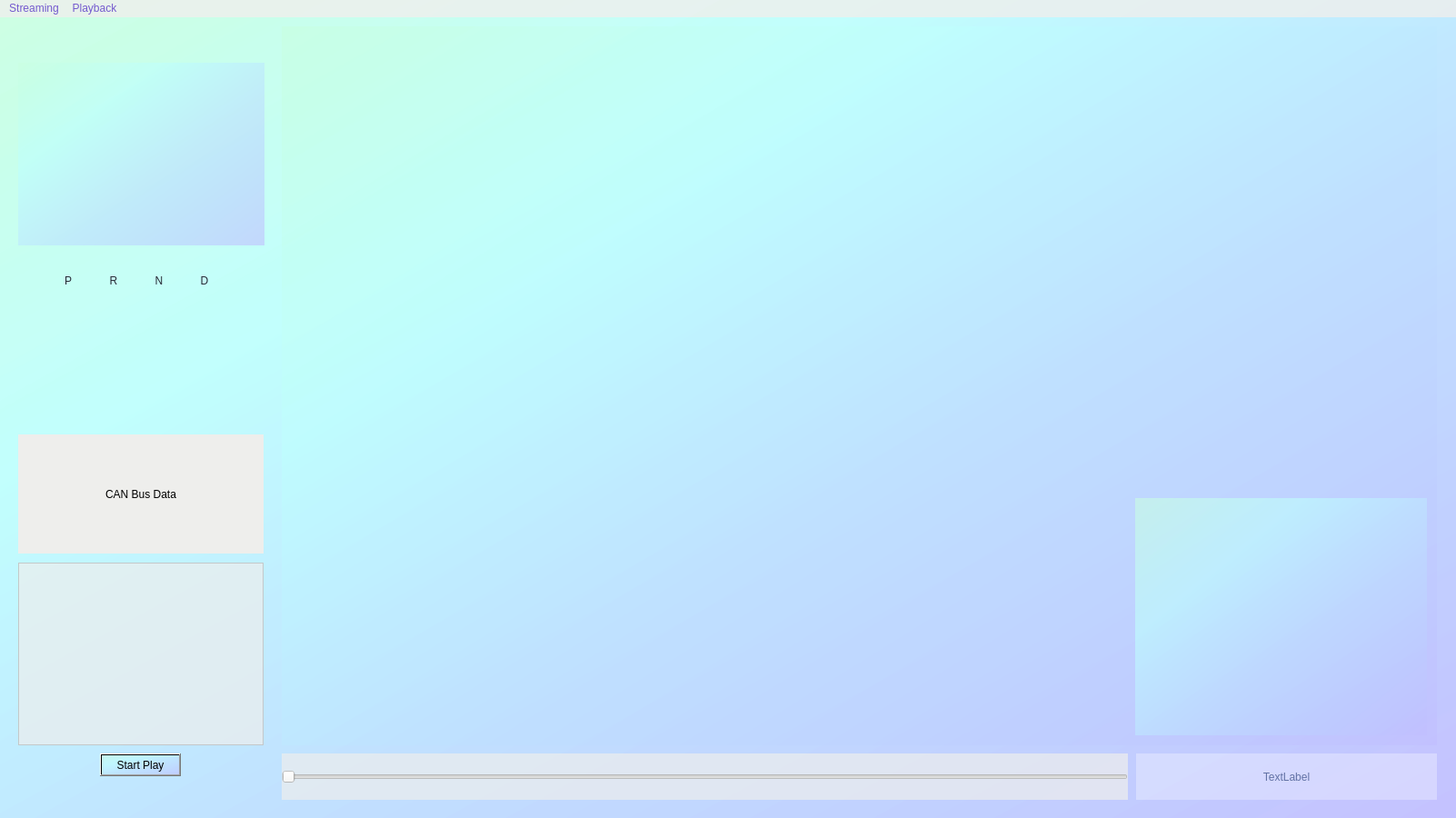
<?xml version="1.0" encoding="UTF-8"?>
<ui version="4.0">
 <class>MainWindow</class>
 <widget class="QMainWindow" name="MainWindow">
  <property name="geometry">
   <rect>
    <x>0</x>
    <y>0</y>
    <width>1602</width>
    <height>900</height>
   </rect>
  </property>
  <property name="windowTitle">
   <string>MainWindow</string>
  </property>
  <property name="styleSheet">
   <string notr="true">background : qlineargradient(spread:pad, x1:0, y1:0, x2:1, y2:1, stop:0 rgba(201, 255, 224, 152), stop:0.293532 rgba(190, 255, 254, 155), stop:0.587065 rgba(190, 223, 255, 155), stop:0.840796 rgba(190, 203, 255, 155), stop:0.995025 rgba(193, 190, 255, 155))</string>
  </property>
  <widget class="QWidget" name="centralwidget">
   <widget class="QLabel" name="label_5">
    <property name="geometry">
     <rect>
      <x>20</x>
      <y>459</y>
      <width>270</width>
      <height>131</height>
     </rect>
    </property>
    <property name="styleSheet">
     <string notr="true">background-color: rgb(238, 238, 236);</string>
    </property>
    <property name="text">
     <string>CAN Bus Data</string>
    </property>
    <property name="alignment">
     <set>Qt::AlignCenter</set>
    </property>
   </widget>
   <widget class="QLabel" name="label_7">
    <property name="geometry">
     <rect>
      <x>1250</x>
      <y>810</y>
      <width>331</width>
      <height>51</height>
     </rect>
    </property>
    <property name="styleSheet">
     <string notr="true">background-color: rgba(255,255,255,80);
color: rgb(98, 114, 164);</string>
    </property>
    <property name="text">
     <string>TextLabel</string>
    </property>
    <property name="alignment">
     <set>Qt::AlignCenter</set>
    </property>
   </widget>
   <widget class="QSlider" name="horizontalSlider">
    <property name="geometry">
     <rect>
      <x>310</x>
      <y>810</y>
      <width>931</width>
      <height>51</height>
     </rect>
    </property>
    <property name="styleSheet">
     <string notr="true">color: rgb(238, 238, 236);
background-color: rgba(238, 238, 236, 180);</string>
    </property>
    <property name="orientation">
     <enum>Qt::Horizontal</enum>
    </property>
   </widget>
   <widget class="QPushButton" name="pushButton">
    <property name="geometry">
     <rect>
      <x>110</x>
      <y>810</y>
      <width>89</width>
      <height>25</height>
     </rect>
    </property>
    <property name="text">
     <string>Start Play</string>
    </property>
   </widget>
   <widget class="QListWidget" name="label_3">
    <property name="geometry">
     <rect>
      <x>20</x>
      <y>600</y>
      <width>270</width>
      <height>201</height>
     </rect>
    </property>
    <property name="styleSheet">
     <string notr="true">background-color: rgba(238, 238, 236, 180);</string>
    </property>
   </widget>
   <widget class="QWidget" name="gridLayoutWidget">
    <property name="geometry">
     <rect>
      <x>20</x>
      <y>50</y>
      <width>271</width>
      <height>201</height>
     </rect>
    </property>
    <layout class="QGridLayout" name="gridLayout"/>
   </widget>
   <widget class="QWidget" name="gridLayoutWidget_2">
    <property name="geometry">
     <rect>
      <x>310</x>
      <y>10</y>
      <width>1271</width>
      <height>791</height>
     </rect>
    </property>
    <layout class="QGridLayout" name="gridLayout_2"/>
   </widget>
   <widget class="QWidget" name="gridLayoutWidget_3">
    <property name="geometry">
     <rect>
      <x>1249</x>
      <y>529</y>
      <width>321</width>
      <height>261</height>
     </rect>
    </property>
    <layout class="QGridLayout" name="gridLayout_3"/>
   </widget>
   <widget class="QLabel" name="P_label">
    <property name="geometry">
     <rect>
      <x>50</x>
      <y>270</y>
      <width>50</width>
      <height>40</height>
     </rect>
    </property>
    <property name="styleSheet">
     <string notr="true">font: 75 30pt &quot;Ubuntu Mono&quot;;
color: rgb(40, 42, 54);
background-color: rgba(255, 255, 255,0);psql -h localhost -p 5432 -U diva -d &quot;diva&quot;</string>
    </property>
    <property name="text">
     <string>P</string>
    </property>
    <property name="alignment">
     <set>Qt::AlignCenter</set>
    </property>
   </widget>
   <widget class="QLabel" name="R_label">
    <property name="geometry">
     <rect>
      <x>100</x>
      <y>270</y>
      <width>50</width>
      <height>40</height>
     </rect>
    </property>
    <property name="styleSheet">
     <string notr="true">font: 75 30pt &quot;Ubuntu Mono&quot;;
color: rgb(40, 42, 54);
background-color: rgba(255, 255, 255,0);psql -h localhost -p 5432 -U diva -d &quot;diva&quot;</string>
    </property>
    <property name="text">
     <string>R</string>
    </property>
    <property name="alignment">
     <set>Qt::AlignCenter</set>
    </property>
   </widget>
   <widget class="QLabel" name="N_label">
    <property name="geometry">
     <rect>
      <x>150</x>
      <y>270</y>
      <width>50</width>
      <height>40</height>
     </rect>
    </property>
    <property name="styleSheet">
     <string notr="true">font: 75 30pt &quot;Ubuntu Mono&quot;;
color: rgb(40, 42, 54);
background-color: rgba(255, 255, 255,0);psql -h localhost -p 5432 -U diva -d &quot;diva&quot;</string>
    </property>
    <property name="text">
     <string>N</string>
    </property>
    <property name="alignment">
     <set>Qt::AlignCenter</set>
    </property>
   </widget>
   <widget class="QLabel" name="D_label">
    <property name="geometry">
     <rect>
      <x>200</x>
      <y>270</y>
      <width>50</width>
      <height>40</height>
     </rect>
    </property>
    <property name="styleSheet">
     <string notr="true">font: 75 30pt &quot;Ubuntu Mono&quot;;
color: rgb(40, 42, 54);
background-color: rgba(255, 255, 255,0);psql -h localhost -p 5432 -U diva -d &quot;diva&quot;</string>
    </property>
    <property name="text">
     <string>D</string>
    </property>
    <property name="alignment">
     <set>Qt::AlignCenter</set>
    </property>
   </widget>
   <widget class="QLabel" name="label">
    <property name="geometry">
     <rect>
      <x>170</x>
      <y>340</y>
      <width>80</width>
      <height>80</height>
     </rect>
    </property>
    <property name="styleSheet">
     <string notr="true">background-color: rgba(255, 255, 255,0)</string>
    </property>
    <property name="text">
     <string/>
    </property>
    <property name="pixmap">
     <pixmap>rightarrowbefore.png</pixmap>
    </property>
   </widget>
   <widget class="QLabel" name="label_2">
    <property name="geometry">
     <rect>
      <x>50</x>
      <y>340</y>
      <width>80</width>
      <height>80</height>
     </rect>
    </property>
    <property name="styleSheet">
     <string notr="true">background-color: rgba(255, 255, 255,0)</string>
    </property>
    <property name="text">
     <string/>
    </property>
    <property name="pixmap">
     <pixmap>leftarrowbefore.png</pixmap>
    </property>
   </widget>
   <zorder>label_3</zorder>
   <zorder>label_5</zorder>
   <zorder>label_7</zorder>
   <zorder>horizontalSlider</zorder>
   <zorder>pushButton</zorder>
   <zorder>gridLayoutWidget</zorder>
   <zorder>gridLayoutWidget_2</zorder>
   <zorder>gridLayoutWidget_3</zorder>
   <zorder>P_label</zorder>
   <zorder>R_label</zorder>
   <zorder>N_label</zorder>
   <zorder>D_label</zorder>
   <zorder>label</zorder>
   <zorder>label_2</zorder>
  </widget>
  <widget class="QMenuBar" name="menubar">
   <property name="geometry">
    <rect>
     <x>0</x>
     <y>0</y>
     <width>1602</width>
     <height>22</height>
    </rect>
   </property>
   <property name="styleSheet">
    <string notr="true">background-color: rgba(238, 238, 236, 200);
color: rgba(103, 73, 203, 230);</string>
   </property>
   <widget class="QMenu" name="menuStreaming">
    <property name="styleSheet">
     <string notr="true"/>
    </property>
    <property name="title">
     <string>Streaming</string>
    </property>
    <addaction name="actionInitializing"/>
    <addaction name="actionLive_Streaming"/>
    <addaction name="actionStreaming_End"/>
    <addaction name="actionStroing_To_DB"/>
   </widget>
   <widget class="QMenu" name="menuPlayback">
    <property name="title">
     <string>Playback</string>
    </property>
    <addaction name="actionInitializing_2"/>
    <addaction name="actionGet_Log"/>
    <addaction name="actionFinish"/>
    <addaction name="actionTest"/>
   </widget>
   <addaction name="menuStreaming"/>
   <addaction name="menuPlayback"/>
  </widget>
  <action name="actionLive_Streaming">
   <property name="text">
    <string>Live Streaming</string>
   </property>
  </action>
  <action name="actionGet_Log">
   <property name="text">
    <string>Get Log</string>
   </property>
  </action>
  <action name="actionStreaming_End">
   <property name="text">
    <string>Streaming End</string>
   </property>
  </action>
  <action name="actionInitializing">
   <property name="text">
    <string>Initializing</string>
   </property>
  </action>
  <action name="actionIntializing">
   <property name="text">
    <string>Intializing</string>
   </property>
  </action>
  <action name="actionInitializing_2">
   <property name="text">
    <string>Initializing</string>
   </property>
  </action>
  <action name="actionStroing_To_DB">
   <property name="text">
    <string>Stroing To DB</string>
   </property>
  </action>
  <action name="actionFinish">
   <property name="text">
    <string>Finish</string>
   </property>
  </action>
  <action name="actionTest">
   <property name="text">
    <string>Test</string>
   </property>
  </action>
 </widget>
 <resources/>
 <connections/>
</ui>
